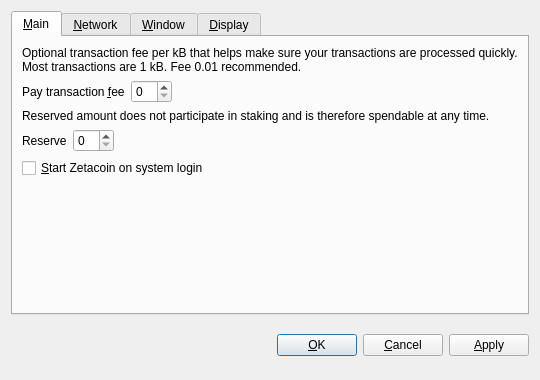
<?xml version="1.0" encoding="UTF-8"?>
<ui version="4.0">
 <class>OptionsDialog</class>
 <widget class="QDialog" name="OptionsDialog">
  <property name="geometry">
   <rect>
    <x>0</x>
    <y>0</y>
    <width>540</width>
    <height>380</height>
   </rect>
  </property>
  <property name="windowTitle">
   <string>Options</string>
  </property>
  <property name="modal">
   <bool>true</bool>
  </property>
  <layout class="QVBoxLayout" name="verticalLayout">
   <item>
    <widget class="QTabWidget" name="tabWidget">
     <property name="tabPosition">
      <enum>QTabWidget::North</enum>
     </property>
     <property name="currentIndex">
      <number>0</number>
     </property>
     <widget class="QWidget" name="tabMain">
      <attribute name="title">
       <string>&amp;Main</string>
      </attribute>
      <layout class="QVBoxLayout" name="verticalLayout_Main">
       <item>
        <widget class="QLabel" name="transactionFeeInfoLabel">
         <property name="text">
          <string>Optional transaction fee per kB that helps make sure your transactions are processed quickly. Most transactions are 1 kB. Fee 0.01 recommended.</string>
         </property>
         <property name="textFormat">
          <enum>Qt::PlainText</enum>
         </property>
         <property name="wordWrap">
          <bool>true</bool>
         </property>
        </widget>
       </item>
       <item>
        <layout class="QHBoxLayout" name="horizontalLayoutFee">
         <item>
          <widget class="QLabel" name="transactionFeeLabel">
           <property name="text">
            <string>Pay transaction &amp;fee</string>
           </property>
           <property name="textFormat">
            <enum>Qt::PlainText</enum>
           </property>
           <property name="buddy">
            <cstring>transactionFee</cstring>
           </property>
          </widget>
         </item>
         <item>
          <widget class="BitcoinAmountField" name="transactionFee"/>
         </item>
         <item>
          <spacer name="horizontalSpacerFee">
           <property name="orientation">
            <enum>Qt::Horizontal</enum>
           </property>
           <property name="sizeHint" stdset="0">
            <size>
             <width>40</width>
             <height>20</height>
            </size>
           </property>
          </spacer>
         </item>
        </layout>
       </item>
       <item>
        <widget class="QLabel" name="reserveBalanceInfoLabel">
         <property name="text">
          <string>Reserved amount does not participate in staking and is therefore spendable at any time.</string>
         </property>
         <property name="textFormat">
          <enum>Qt::PlainText</enum>
         </property>
         <property name="wordWrap">
          <bool>true</bool>
         </property>
        </widget>
       </item>
       <item>
        <layout class="QHBoxLayout" name="horizontalLayoutReserveBalance">
         <item>
          <widget class="QLabel" name="reserveBalanceLabel">
           <property name="text">
            <string>Reserve</string>
           </property>
           <property name="textFormat">
            <enum>Qt::PlainText</enum>
           </property>
           <property name="buddy">
            <cstring>reserveBalance</cstring>
           </property>
          </widget>
         </item>
         <item>
          <widget class="BitcoinAmountField" name="reserveBalance"/>
         </item>
         <item>
          <spacer name="horizontalSpacerReserveBalance">
           <property name="orientation">
            <enum>Qt::Horizontal</enum>
           </property>
           <property name="sizeHint" stdset="0">
            <size>
             <width>40</width>
             <height>20</height>
            </size>
           </property>
          </spacer>
         </item>
        </layout>
       </item>
       <item>
        <widget class="QCheckBox" name="bitcoinAtStartup">
         <property name="toolTip">
          <string>Automatically start Zetacoin after logging in to the system.</string>
         </property>
         <property name="text">
          <string>&amp;Start Zetacoin on system login</string>
         </property>
        </widget>
       </item>
       <item>
        <spacer name="verticalSpacer_Main">
         <property name="orientation">
          <enum>Qt::Vertical</enum>
         </property>
         <property name="sizeHint" stdset="0">
          <size>
           <width>20</width>
           <height>40</height>
          </size>
         </property>
        </spacer>
       </item>
      </layout>
     </widget>
     <widget class="QWidget" name="tabNetwork">
      <attribute name="title">
       <string>&amp;Network</string>
      </attribute>
      <layout class="QVBoxLayout" name="verticalLayout_Network">
       <item>
        <widget class="QCheckBox" name="mapPortUpnp">
         <property name="toolTip">
          <string>Automatically open the Zetacoin client port on the router. This only works when your router supports UPnP and it is enabled.</string>
         </property>
         <property name="text">
          <string>Map port using &amp;UPnP</string>
         </property>
        </widget>
       </item>
       <item>
        <widget class="QCheckBox" name="connectSocks">
         <property name="toolTip">
          <string>Connect to the Zetacoin network through a SOCKS5 proxy (e.g. when connecting through Tor).</string>
         </property>
         <property name="text">
          <string>&amp;Connect through SOCKS5 proxy:</string>
         </property>
        </widget>
       </item>
       <item>
        <layout class="QHBoxLayout" name="horizontalLayout_Network">
         <item>
          <widget class="QLabel" name="proxyIpLabel">
           <property name="text">
            <string>Proxy &amp;IP:</string>
           </property>
           <property name="textFormat">
            <enum>Qt::PlainText</enum>
           </property>
           <property name="buddy">
            <cstring>proxyIp</cstring>
           </property>
          </widget>
         </item>
         <item>
          <widget class="QValidatedLineEdit" name="proxyIp">
           <property name="maximumSize">
            <size>
             <width>140</width>
             <height>16777215</height>
            </size>
           </property>
           <property name="toolTip">
            <string>IP address of the proxy (e.g. 127.0.0.1)</string>
           </property>
          </widget>
         </item>
         <item>
          <widget class="QLabel" name="proxyPortLabel">
           <property name="text">
            <string>&amp;Port:</string>
           </property>
           <property name="textFormat">
            <enum>Qt::PlainText</enum>
           </property>
           <property name="buddy">
            <cstring>proxyPort</cstring>
           </property>
          </widget>
         </item>
         <item>
          <widget class="QLineEdit" name="proxyPort">
           <property name="maximumSize">
            <size>
             <width>55</width>
             <height>16777215</height>
            </size>
           </property>
           <property name="toolTip">
            <string>Port of the proxy (e.g. 9050)</string>
           </property>
          </widget>
         </item>
         <item>
          <spacer name="horizontalSpacer_Network">
           <property name="orientation">
            <enum>Qt::Horizontal</enum>
           </property>
           <property name="sizeHint" stdset="0">
            <size>
             <width>40</width>
             <height>20</height>
            </size>
           </property>
          </spacer>
         </item>
        </layout>
       </item>
       <item>
        <spacer name="verticalSpacer_Network">
         <property name="orientation">
          <enum>Qt::Vertical</enum>
         </property>
         <property name="sizeHint" stdset="0">
          <size>
           <width>20</width>
           <height>40</height>
          </size>
         </property>
        </spacer>
       </item>
      </layout>
     </widget>
     <widget class="QWidget" name="tabWindow">
      <attribute name="title">
       <string>&amp;Window</string>
      </attribute>
      <layout class="QVBoxLayout" name="verticalLayout_Window">
       <item>
        <widget class="QCheckBox" name="minimizeToTray">
         <property name="toolTip">
          <string>Show only a tray icon after minimizing the window.</string>
         </property>
         <property name="text">
          <string>&amp;Minimize to the tray instead of the taskbar</string>
         </property>
        </widget>
       </item>
       <item>
        <widget class="QCheckBox" name="minimizeOnClose">
         <property name="toolTip">
          <string>Minimize instead of exit the application when the window is closed. When this option is enabled, the application will be closed only after selecting Quit in the menu.</string>
         </property>
         <property name="text">
          <string>M&amp;inimize on close</string>
         </property>
        </widget>
       </item>
       <item>
        <spacer name="verticalSpacer_Window">
         <property name="orientation">
          <enum>Qt::Vertical</enum>
         </property>
         <property name="sizeHint" stdset="0">
          <size>
           <width>20</width>
           <height>40</height>
          </size>
         </property>
        </spacer>
       </item>
      </layout>
     </widget>
     <widget class="QWidget" name="tabDisplay">
      <attribute name="title">
       <string>&amp;Display</string>
      </attribute>
      <layout class="QVBoxLayout" name="verticalLayout_Display">
       <item>
        <layout class="QHBoxLayout" name="horizontalLayout_1_Display">
         <item>
          <widget class="QLabel" name="langLabel">
           <property name="text">
            <string>User Interface &amp;language:</string>
           </property>
           <property name="textFormat">
            <enum>Qt::PlainText</enum>
           </property>
           <property name="buddy">
            <cstring>lang</cstring>
           </property>
          </widget>
         </item>
         <item>
          <widget class="QValueComboBox" name="lang">
           <property name="toolTip">
            <string>The user interface language can be set here. This setting will take effect after restarting Zetacoin.</string>
           </property>
          </widget>
         </item>
        </layout>
       </item>
       <item>
        <layout class="QHBoxLayout" name="horizontalLayout_2_Display">
         <item>
          <widget class="QLabel" name="unitLabel">
           <property name="text">
            <string>&amp;Unit to show amounts in:</string>
           </property>
           <property name="textFormat">
            <enum>Qt::PlainText</enum>
           </property>
           <property name="buddy">
            <cstring>unit</cstring>
           </property>
          </widget>
         </item>
         <item>
          <widget class="QValueComboBox" name="unit">
           <property name="toolTip">
            <string>Choose the default subdivision unit to show in the interface and when sending coins.</string>
           </property>
          </widget>
         </item>
        </layout>
       </item>
       <item>
        <widget class="QCheckBox" name="coinControlFeatures">
         <property name="toolTip">
          <string>Whether to show coin control features or not.</string>
         </property>
         <property name="text">
          <string>Display coin &amp;control features (experts only!)</string>
         </property>
        </widget>
       </item>
       <item>
        <widget class="QCheckBox" name="useBlackTheme">
         <property name="text">
          <string>Use black visual theme (requires restart)</string>
         </property>
        </widget>
       </item>
       <item>
        <spacer name="verticalSpacer_Display">
         <property name="orientation">
          <enum>Qt::Vertical</enum>
         </property>
         <property name="sizeHint" stdset="0">
          <size>
           <width>20</width>
           <height>40</height>
          </size>
         </property>
        </spacer>
       </item>
      </layout>
     </widget>
    </widget>
   </item>
   <item>
    <layout class="QHBoxLayout" name="horizontalLayout_Buttons">
     <item>
      <spacer name="horizontalSpacer_1">
       <property name="orientation">
        <enum>Qt::Horizontal</enum>
       </property>
       <property name="sizeHint" stdset="0">
        <size>
         <width>40</width>
         <height>48</height>
        </size>
       </property>
      </spacer>
     </item>
     <item>
      <widget class="QLabel" name="statusLabel">
       <property name="font">
        <font>
         <weight>75</weight>
         <bold>true</bold>
        </font>
       </property>
       <property name="text">
        <string/>
       </property>
       <property name="textFormat">
        <enum>Qt::PlainText</enum>
       </property>
       <property name="wordWrap">
        <bool>true</bool>
       </property>
      </widget>
     </item>
     <item>
      <spacer name="horizontalSpacer_2">
       <property name="orientation">
        <enum>Qt::Horizontal</enum>
       </property>
       <property name="sizeHint" stdset="0">
        <size>
         <width>40</width>
         <height>48</height>
        </size>
       </property>
      </spacer>
     </item>
     <item>
      <widget class="QPushButton" name="okButton">
       <property name="text">
        <string>&amp;OK</string>
       </property>
      </widget>
     </item>
     <item>
      <widget class="QPushButton" name="cancelButton">
       <property name="text">
        <string>&amp;Cancel</string>
       </property>
       <property name="autoDefault">
        <bool>false</bool>
       </property>
      </widget>
     </item>
     <item>
      <widget class="QPushButton" name="applyButton">
       <property name="text">
        <string>&amp;Apply</string>
       </property>
       <property name="autoDefault">
        <bool>false</bool>
       </property>
      </widget>
     </item>
    </layout>
   </item>
  </layout>
 </widget>
 <customwidgets>
  <customwidget>
   <class>BitcoinAmountField</class>
   <extends>QSpinBox</extends>
   <header>bitcoinamountfield.h</header>
  </customwidget>
  <customwidget>
   <class>QValueComboBox</class>
   <extends>QComboBox</extends>
   <header>qvaluecombobox.h</header>
  </customwidget>
  <customwidget>
   <class>QValidatedLineEdit</class>
   <extends>QLineEdit</extends>
   <header>qvalidatedlineedit.h</header>
  </customwidget>
 </customwidgets>
 <resources/>
 <connections/>
</ui>
